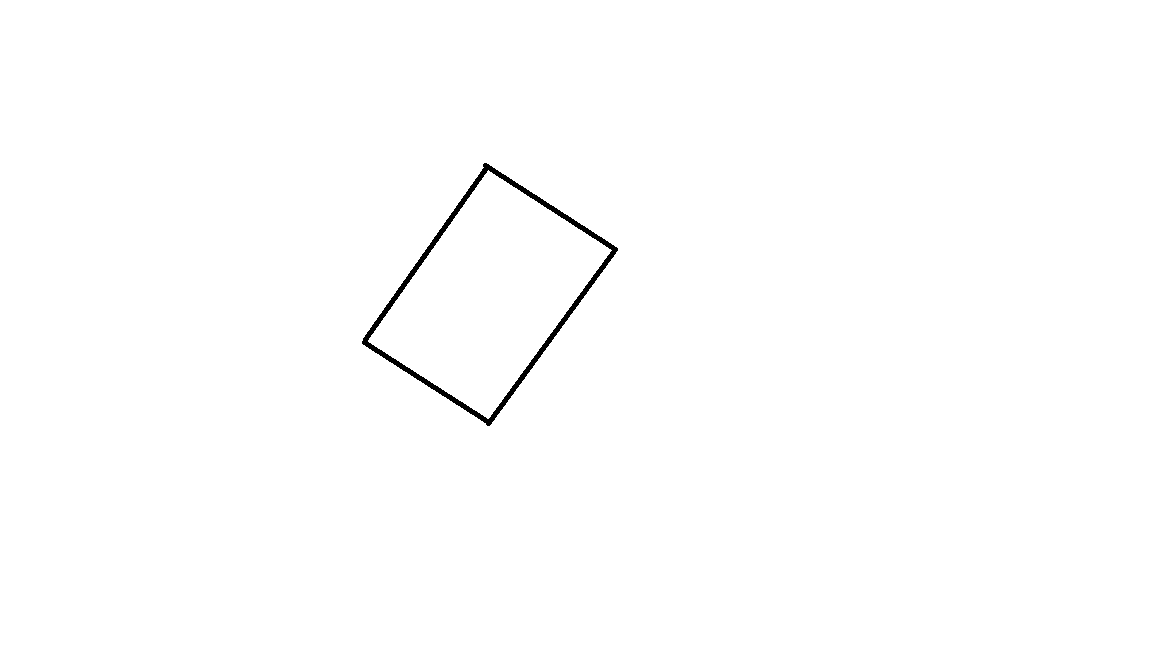
#> input picture hello.png, 1152 x 648 px
$ python contours.py
#> lines starting #> are read from the running program, lines starting #| are printed output that depends on the picture; after the words box and inside, x2 and y2 are one past the last pixel; in counts of white or black regions, pixels touching at a corner belong together
import cv2
import numpy as np
#读文件
# img = cv2.imread('contours1.png')
img = cv2.imread('hello.png')
#> img is the input picture: shape (648, 1152, 3); 99.5% white; 1 black region, box (x1, y1, x2, y2) and area: (362, 163, 618, 426) 3664
#转换成单通道
gray = cv2.cvtColor(img, cv2.COLOR_BGR2GRAY)
#> gray: shape (648, 1152); 99.5% white; 1 black region
#二值化
ret, binary = cv2.threshold(gray, 150, 255, cv2.THRESH_BINARY)

#轮廓查找
contours ,hierarachy = cv2.findContours(binary, cv2.RETR_TREE, cv2.CHAIN_APPROX_SIMPLE)
#> contours = 3 contours; box (x1, y1, x2, y2) and area: (0, 0, 1152, 648) 744697, (361, 162, 619, 427) 34458, (368, 170, 612, 419) 30192
# print(contours)
# #绘制轮廓
# cv2.drawContours(img, co ntours, -1, (0,255,255), 2)

# #计算面积
# area = cv2.contourArea(contours[0])

# #计算周长
# len  = cv2.arcLength(contours[0], True)

# #多边形逼近
# approx = cv2.approxPolyDP(contours[0], 0.01*len, True)

#最小外接矩形
r = cv2.minAreaRect(contours[1])
#> r = ((489.1, 295.2), (225.2, 160.9), -55.38)
box = cv2.boxPoints(r)
#> box = [[491.4, 433.6], [359, 342.2], [486.9, 156.9], [619.3, 248.3]]
box = np.int0(box)
#> box = [[491, 433], [358, 342], [486, 156], [619, 248]]
cv2.drawContours(img, [box], 0, (0,0,255), 2)

#最大外接矩形
x,y,w,h = cv2.boundingRect(contours[1])
#> x = 361; y = 162; w = 258; h = 265
cv2.rectangle(img, (x,y), (x+w, y+h), (255,0,0), 2)
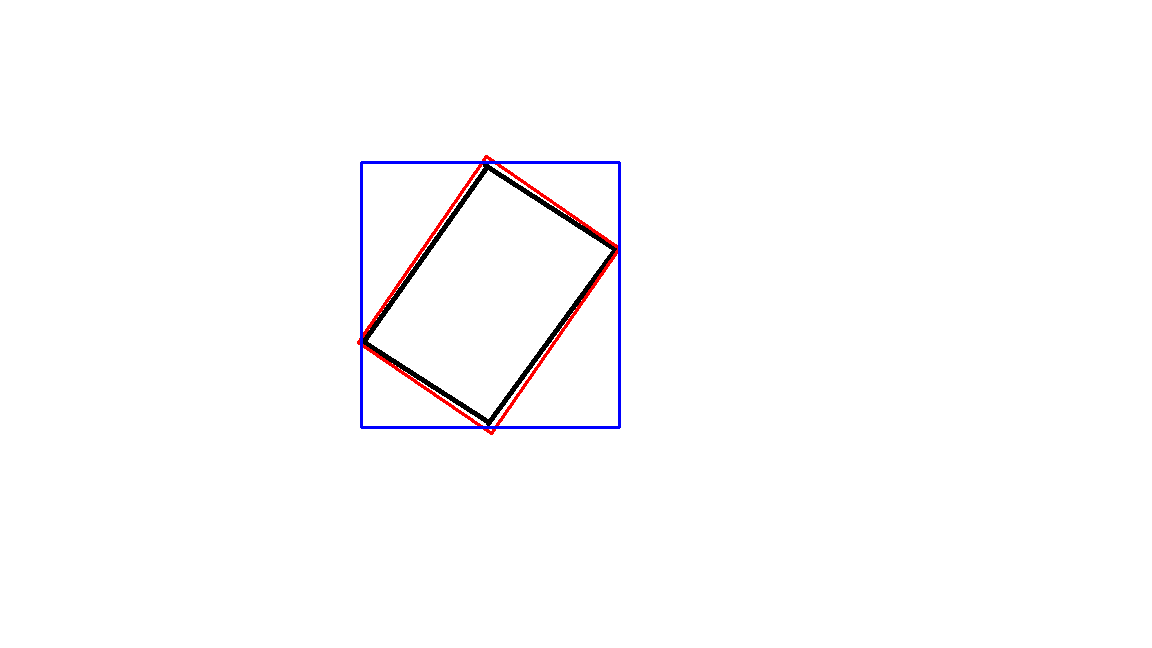
#> img: shape (648, 1152, 3); mean B, G, R 252.9, 251.9, 252.7


cv2.imshow('img', img)
# cv2.imshow('binary', binary)
cv2.waitKey(0)
